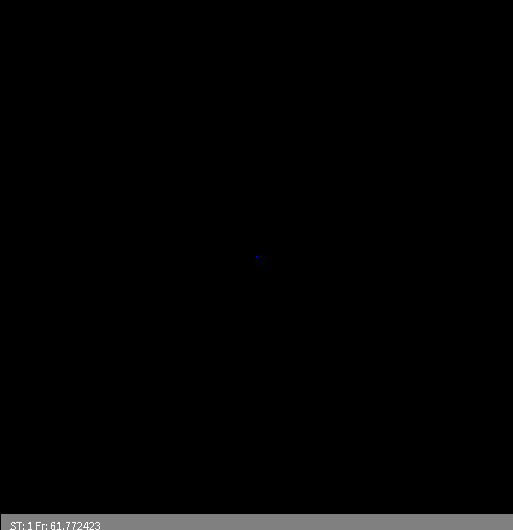
Frame 1 (no input)
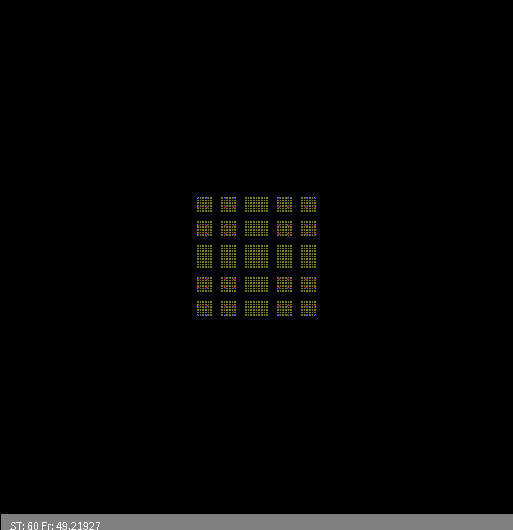
Frame 60 (the mouse pressed at the canvas centre just before this capture)
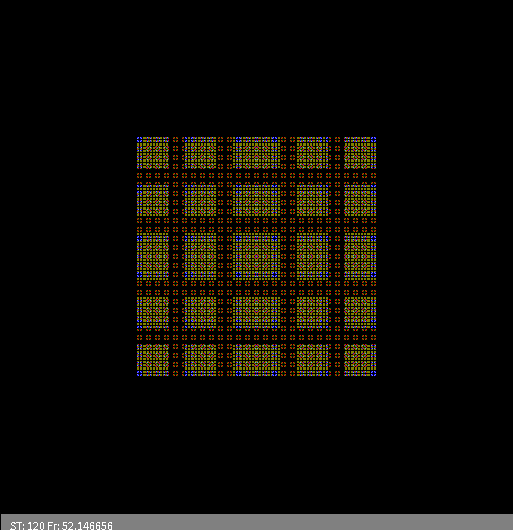
Frame 120 (the mouse held since frame 60 and released just before this capture)

The Processing sketch that drew these frames (run headless with seeded random() and noise(); from frame 60 on, the mouse is pressed at the canvas centre):

// Processing sketch: automat_wzrost2Dv7Moore
// ── automat_wzrost2Dv7Moore.pde
//Dwuwymiarowy, DETERMINISTYCZNY automat komórkowy - reguła "ZSUMUJ Z SĄSIADAMI I WEŹ MODULO". 
//Kroki synchroniczne, SĄSIEDZTWO MOORE'a !!!
//Zasiewanie tablicy na początku z zadaną gęstością lub pojedynczą komórką
//Przyśpieszony poprzez śledzenie zmian - porównanie tablicy stanu poprzedniego i aktualnego (wizualizowanego)
//-////////////////////////////////////////////////////////////////////////////////////////////////////////////////
int WorldSize=3*171; //Ile chcemy elementów w linii?
int[][] WorldOld=new int[WorldSize][WorldSize]; //Tworzenie tablic - w Processingu zawsze za pomocą alokacji
int[][] WorldNew=new int[WorldSize][WorldSize];

float IDens=0.0; //Początkowa gęstość w tablicy
int Div=6; //Jaki dzielnik w regule automatu
boolean self=true; //false albo true

void setup()
{
  size(513,530);    //Okno nie do końca kwadratowe - miejsce na napis
  noSmooth(); //Usprawnienie 1: tryb "noSmooth()" jest znacznie szybszy
  frameRate(120);
  println(WorldSize," in ",width,"x",height," window");
    
  if(IDens>0)
  {
   for(int i=0;i<WorldOld.length;i++) //Zasiewanie tablicy
    for(int j=0;j<WorldOld.length;j++) 
    {
      WorldNew[i][j]=-1; //Info że jeszcze nie używane więc nie rysowane
      if(random(1.0)<IDens)
        WorldOld[i][j]=(int)(random(Div)); //trzeba zmienić typ, bo tablica przechowuje int a nie float
      else
        WorldOld[i][j]=0;
    }
  }
  else
  {
    for(int i=0;i<WorldOld.length;i++) //Zasiewanie tablicy
     for(int j=0;j<WorldOld.length;j++) 
      WorldNew[i][j]=-1; //Info że jeszcze nie używane więc nie rysowane
      
    WorldOld[WorldSize/2][WorldSize/2]=1; //Tylko jeden w środku
  }
}


int t=0;
void draw()
{  
  for(int i=0;i<WorldOld.length;i++) //Wizualizacja czyli "rysowanie na ekranie" 
    for(int j=0;j<WorldOld.length;j++) 
    {
      switch(WorldOld[i][j]){ //Instrukcja wyboru pozwala nam wybrać dowolny kolor w zależności od liczby w komórce
      //case N:stroke( , , );break; //Można dodać kolejne kolory
      case 5:stroke(128,128,255);break;
      case 4:stroke(0,128,0);break;
      case 3:stroke(128,128,0);break;
      case 2:stroke(255,0,0);break;
      case 1:stroke(0,0,255);break;
      case 0:stroke(0,0,0);break;
      default: stroke(0,255,0); //To się pojawiać nie powinno
      break;
      }
      //Usprawnienie 2: nie rysujemy gdy...
      if( (WorldOld[i][j] != WorldNew[i][j]) ) //na WorldNew jest stara zawartość 
        point(i,j); //Komórka to punkt na ekranie
    }
  
  for(int i=0;i<WorldOld.length;i++) //Zmiana stanu automatu
  {
       //Reguła - "ZSUMUJ Z SĄSIADAMI I WEŹ MODULO"
       //Zamiast ignorować brzegi można zrobić liczenie indeksów sąsiadów z zawijaniem dzięki reszcie z dzielenia
       int right = (i+1) % WorldSize;         
       int left  = (WorldSize+i-1) % WorldSize;
       
       for(int j=0;j<WorldOld.length;j++) 
       {
         int dw=(j+1) % WorldSize;   
         int up=(WorldSize+j-1) % WorldSize;
         
         int ile =(self?WorldOld[i][j]:0) //Aktualna komórka brana albo nie
                 +WorldOld[left][j]      //w lewo od niej
                 +WorldOld[right][j]     //w prawo
                 +WorldOld[i][up]        //w górę
                 +WorldOld[i][dw]        //w dół    
                 //rogi czyli uzupełnienie do sąsiedztwa Moora
                 +WorldOld[right][dw]
                 +WorldOld[left][dw]
                 +WorldOld[right][up]
                 +WorldOld[left][up]
                 ; //suma z dziewięciu komórek brana potem modulo Div
      
         WorldNew[i][j]=ile % Div; //Nowy stan zapisujemy na drugą tablicę
       }
   }
   
   int[][] WorldTmp=WorldOld; //Zamiana tablic - łatwa bo nie trzeba kopiować tablic
   WorldOld=WorldNew;        //, wystarczy "uchwyty" do nich
   WorldNew=WorldTmp;
   
   t++; //Kolejne pokolenie/krok/rok
   fill(128);
   rect(0,WorldSize,width,height-WorldSize); //Czyszczący prostokąt
   fill(255);
   text("ST: "+t+" Fr: "+frameRate,10,height);
}

//-////////////////////////////////////////////////////////////////////////////////
// Autor: Wojciech T. Borkowski
// Materiały do podręcznika "Processing w edukacji i symulacji
// https://github.com/borkowsk/sym4processing/tree/master/ProcessingWEdukacji
//-////////////////////////////////////////////////////////////////////////////////
